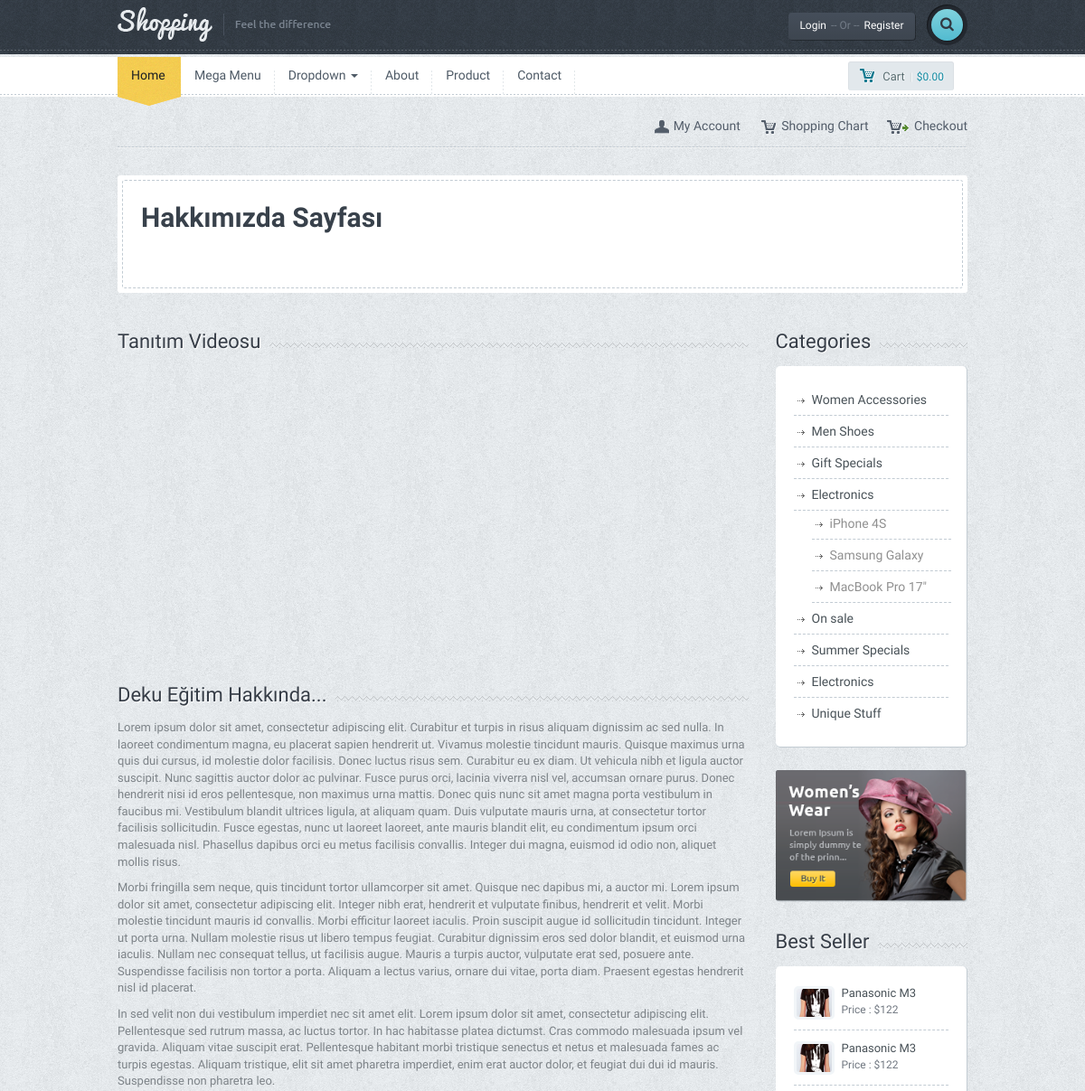
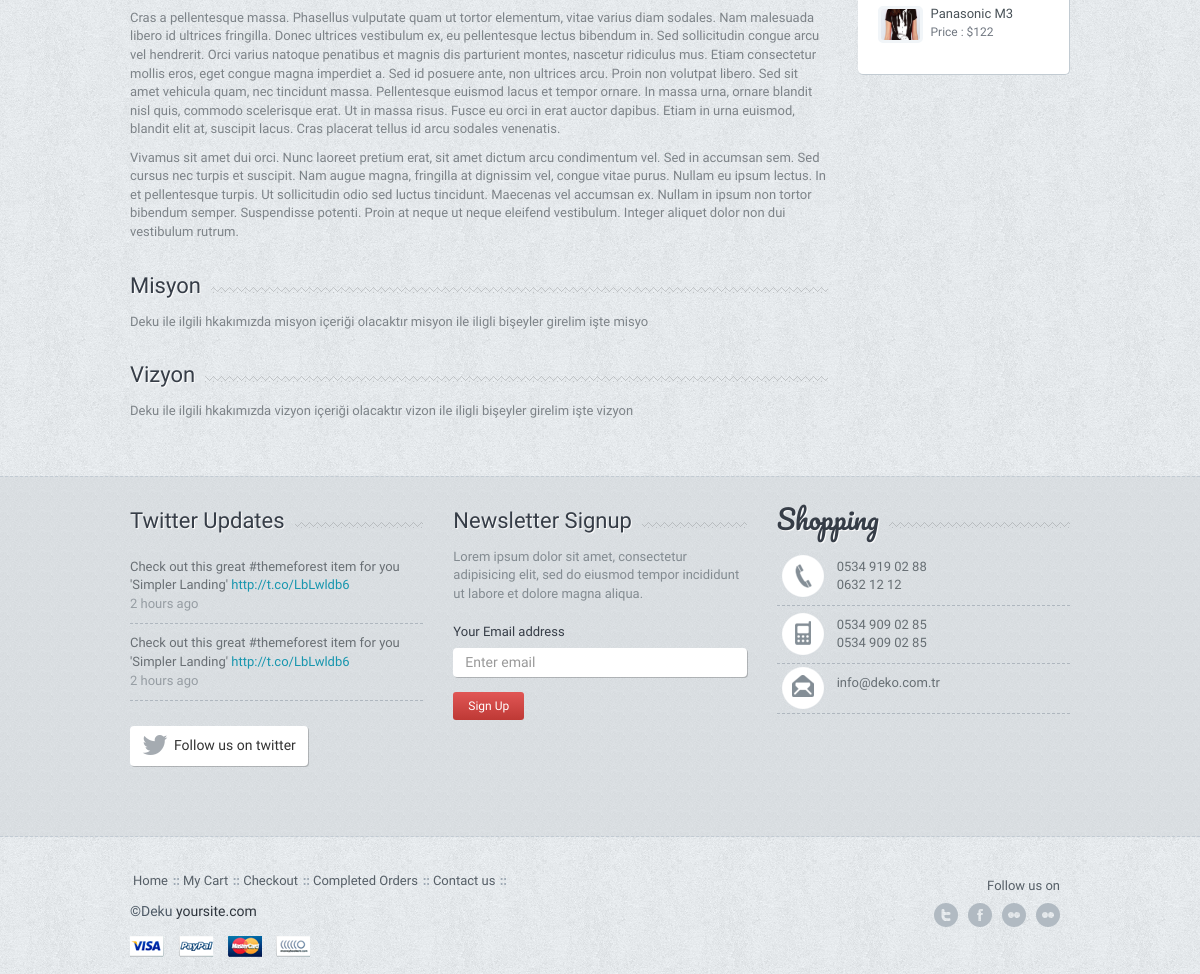
Page /about.php on the committed database (2 pictures, top to bottom).
### tables this page shows
CREATE TABLE `hakkimizda` (
  `hakkimizda_id` int(11) NOT NULL,
  `hakkimizda_baslik` varchar(250) NOT NULL,
  `hakkimizda_icerik` text NOT NULL,
  `hakkimizda_video` varchar(50) NOT NULL,
  `hakkimizda_vizyon` varchar(500) NOT NULL,
  `hakkimizda_misyon` varchar(500) NOT NULL
);

CREATE TABLE `ayar` (
  `ayar_id` int(11) NOT NULL,
  `ayar_logo` varchar(250) NOT NULL,
  `ayar_title` varchar(50) NOT NULL,
  `ayar_description` varchar(50) NOT NULL,
  `ayar_keywords` varchar(50) NOT NULL,
  `ayar_author` varchar(50) NOT NULL,
  `ayar_tel` varchar(50) NOT NULL,
  `ayar_gsm` varchar(50) NOT NULL,
  `ayar_faks` varchar(50) NOT NULL,
  `ayar_mail` varchar(50) NOT NULL,
  `ayar_ilce` varchar(50) NOT NULL,
  `ayar_il` varchar(50) NOT NULL,
  `ayar_adress` varchar(250) NOT NULL,
  `ayar_mesai` varchar(250) NOT NULL,
  `ayar_maps` varchar(250) NOT NULL,
  `ayar_analystic` varchar(50) NOT NULL,
  `ayar_zopim` varchar(250) NOT NULL,
  `ayar_facebook` varchar(50) NOT NULL,
  `ayar_twitter` varchar(50) NOT NULL,
  `ayar_google` varchar(50) NOT NULL,
  `ayar_youtube` varchar(50) NOT NULL,
  `ayar_smtphost` varchar(50) NOT NULL,
  `ayar_smtpuser` varchar(50) NOT NULL,
  `ayar_smtppassword` varchar(50) NOT NULL,
  `ayar_smtpport` varchar(50) NOT NULL,
  `ayar_bakim` enum('0','1') NOT NULL DEFAULT '1'
);

### about.php (the view, shortened to what this page needs)
<?php
require_once 'header.php';
$hakkimizdasor = $db->prepare("SELECT * FROM hakkimizda where hakkimizda_id=:id");
$hakkimizdasor->execute([
	'id' => 0
]);
$hakkimizdacek = $hakkimizdasor->fetch(PDO::FETCH_ASSOC);
?>
<div class="container">
	<div class="lines"></div>
</div>
<div class="container">
	<div class="row">
		<div class="col-md-12">
			<div class="page-title-wrap">
				<div class="page-title-inner">
					<div class="row">
						<div class="col-md-12">
							<div class="bigtitle">Hakkımızda Sayfası</div>
						</div>
					</div>
				</div>
			</div>
		</div>
	</div>
	<div class="row">
		<div class="col-md-9">
			<div class="title-bg">
				<div class="title">Tanıtım Videosu</div>
			</div>
			<iframe width="100%" height="315" src="https://www.youtube.com/embed/<?php echo $hakkimizdacek["hakkimizda_video"] ?>" title="YouTube video player" frameborder="0" allow="accelerometer; autoplay; clipboard-write; encrypted-media; gyroscope; picture-in-picture" allowfullscreen></iframe>
			<div class="title-bg">
				<div class="title"><?php echo $hakkimizdacek["hakkimizda_baslik"] ?></div>
			</div>
			<div class="page-content">
				<p>
					<?php echo $hakkimizdacek["hakkimizda_icerik"] ?>
				</p>
			</div>
			<div class="title-bg">
				<div class="title">Misyon</div>
			</div>
			<div class="page-content">
				<p>
					<?php echo $hakkimizdacek["hakkimizda_misyon"] ?>
				</p>
			</div>
			<div class="title-bg">
				<div class="title">Vizyon</div>
			</div>
			<div class="page-content">
				<p>
					<?php echo $hakkimizdacek["hakkimizda_vizyon"] ?>
				</p>
			</div>
		</div>
		<div class="col-md-3">
			<?php include_once 'sidebar.php' ?>
		</div>
		<div class="spacer"></div>
	</div>
	<?php
	include_once 'footer.php'
	?>

### footer.php (shortened to what this page needs)
<div class="f-widget">
	<div class="container">
		<div class="row">
			<div class="col-md-4">
				<div class="title-widget-bg">
					<div class="title-widget">Twitter Updates</div>
				</div>
				<ul class="tweets">
					<li>Check out this great #themeforest item for you
						'Simpler Landing' <a href="#">http://t.co/LbLwldb6 </a>
						<span>2 hours ago</span>
					</li>
					<li class="lastone">Check out this great #themeforest item for you
						'Simpler Landing' <a href="#">http://t.co/LbLwldb6 </a>
						<span>2 hours ago</span>
					</li>
				</ul>
				<a href="#" class="btn btn-default btn-follow"><i class="fa fa-twitter fa-2x"></i>
					<div>Follow us on twitter</div>
				</a>
			</div>
			<div class="col-md-4">
				<div class="title-widget-bg">
					<div class="title-widget">Newsletter Signup</div>
				</div>
				<div class="newsletter">
					<p>
						Lorem ipsum dolor sit amet, consectetur adipisicing elit, sed do eiusmod tempor
						incididunt ut labore et dolore magna aliqua.
					</p>
					<form role="form">
						<div class="form-group">
							<label>Your Email address</label>
							<input type="email" class="form-control newstler-input" id="exampleInputEmail1" placeholder="Enter email">
							<button class="btn btn-default btn-red btn-sm">Sign Up</button>
						</div>
					</form>
				</div>
			</div>
			<div class="col-md-4">
				<div class="title-widget-bg">
					<div class="title-widget-cursive">Shopping</div>
				</div>
				<ul class="contact-widget">
					<li class="fphone"><?php echo $ayarcek['ayar_tel'] ?> <br> <?php echo $ayarcek['ayar_faks'] ?></li>
					<li class="fmobile"><?php echo $ayarcek['ayar_gsm'] ?><br><?php echo $ayarcek['ayar_gsm'] ?></li>
					<li class="fmail lastone"><?php echo $ayarcek['ayar_mail'] ?></li>
				</ul>
			</div>
		</div>
		<div class="spacer"></div>
	</div>
</div>
<div class="footer">
	<div class="container">
		<div class="row">
			<div class="col-md-9">
				<ul class="footermenu">
					<li><a href="index-1.htm">Home</a></li>
					<li><a href="cart.htm">My Cart</a></li>
					<li><a href="checkout.htm">Checkout</a></li>
					<li><a href="order.htm">Completed Orders</a></li>
					<li><a href="contact.htm">Contact us</a></li>
				</ul>
				<div class="f-credit">&copy;<?php echo $ayarcek['ayar_author'] ?> <a href="#">yoursite.com</a></div>
				<a href="">
					<div class="payment visa"></div>
				</a>
				<a href="">
					<div class="payment paypal"></div>
				</a>
				<a href="">
					<div class="payment mc"></div>
				</a>
				<a href="">
					<div class="payment nh"></div>
				</a>
			</div>
			<div class="col-md-3">
				<div class="followon">Follow us on</div>
				<div class="fsoc">
					<a href="http://<?php echo $ayarcek['ayar_twitter'] ?>" class="ftwitter">twitter</a>
					<a href="http://<?php echo $ayarcek['ayar_facebook'] ?>" class="ffacebook">facebook</a>
					<a href="http://<?php echo $ayarcek['ayar_youtube'] ?>" class="fflickr">youtube</a>
                    <a href="http://<?php echo $ayarcek['ayar_google'] ?>" class="fflickr">google</a>
				</div>
				<div class="clearfix"></div>
			</div>
		</div>
	</div>
</div>
</div>
</body>
</html>

### rows in the picture
hakkimizda: hakkimizda_baslik "Deku Eğitim Hakkında...", hakkimizda_icerik "Lorem ipsum dolor sit amet, consectetur adipiscing elit. Curabitur et turpis in risus aliquam dignissim ac sed nulla. In laoreet condimentum magna, eu placerat sapien hendrerit ut. Vivamus molestie tincidunt mauris. Quisque maximus urna quis dui cursus, id molestie dolor facilisis. Donec luctus risus sem. Curabitur eu ex diam. Ut vehicula nibh et ligula auctor suscipit. Nunc sagittis auctor dolor ac pulvinar. Fusce purus orci, lacinia viverra nisl vel, accumsan ornare purus. Donec hendrerit nisi id eros pellentesque, non maximus urna mattis. Donec quis nunc sit amet magna porta vestibulum in faucibus mi. Vestibulum blandit ultrices ligula, at aliquam quam. Duis vulputate mauris urna, at…", hakkimizda_misyon "Deku ile ilgili hkakımızda misyon içeriği olacaktır misyon ile iligli bişeyler girelim işte misyo", hakkimizda_vizyon "Deku ile ilgili hkakımızda vizyon içeriği olacaktır vizon ile iligli bişeyler girelim işte vizyon"
ayar: ayar_tel "0534 919 02 88", ayar_faks "0632 12 12", ayar_gsm "0534 909 02 85", ayar_mail "info@deko.com.tr", ayar_author "Deku"
